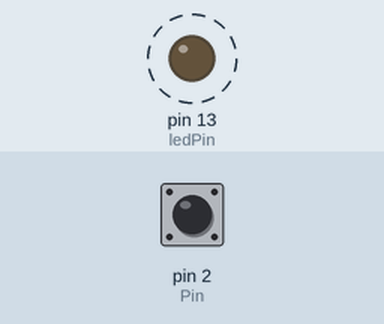
The sketch below on a simulated Arduino Uno, built with avr-gcc and run on an emulated ATmega328P. Shown: output pins drawn as LEDs (lit = HIGH). Dashed ring = blinking. The test bench sets the inputs (shaded band); at power-on: pin 2 (Pin) HIGH. What the sketch prints to the serial monitor is not drawn.

Above: at 1.2 s.
1.3 s: pin 2 (Pin) pulled LOW for 1 s
Timing chart, 0 to 11.5 s (numbered marks = the images above; inputs shaded):
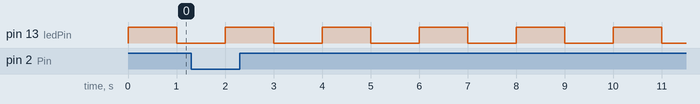

Measured:
- by itself, pin 13 (ledPin): alternates HIGH for 1.0 s and LOW for 1.0 s

The sketch:

led6.ino
```cpp
const int ledPin = 13;
const int Pin = 2;
volatile int toggleCount = 0;
unsigned long int  lastInterruptTime = 0;
void setup() {
  pinMode(ledPin, OUTPUT);
  pinMode(Pin, INPUT_PULLUP);
  attachInterrupt(digitalPinToInterrupt(Pin), interruptHandler , HIGH);
  Serial.begin(9600);
}
void loop() {
  unsigned long startTime = millis();
  Serial.println("loop starts");
  while (millis() - startTime < 20000) {
    digitalWrite(ledPin, HIGH);
    delay(1000);
    digitalWrite(ledPin, LOW);
    delay(1000);
    Serial.println("Start print");
  }
  Serial.println(toggleCount);
  for (int i = 0; i < toggleCount; i++) {
    digitalWrite(ledPin, HIGH);
    delay(1000);
    digitalWrite(ledPin, LOW);
    delay(1000);
    Serial.println("Afterburn");
    delay(500);
  }
  toggleCount = 0;
}


  void interruptHandler()
{

  if ((millis() - lastInterruptTime) >= 2000)
  {
    toggleCount++;
    lastInterruptTime = millis();
  }
}
```
